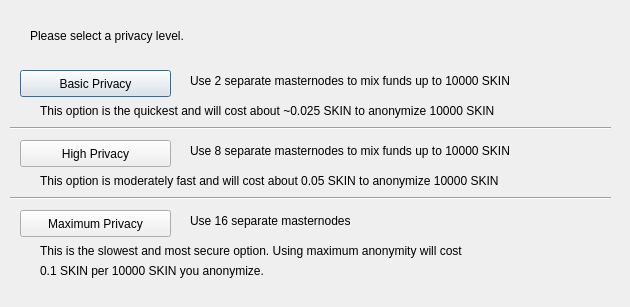
<?xml version="1.0" encoding="UTF-8"?>
<ui version="4.0">
 <class>ObfuscationConfig</class>
 <widget class="QDialog" name="ObfuscationConfig">
  <property name="geometry">
   <rect>
    <x>0</x>
    <y>0</y>
    <width>630</width>
    <height>307</height>
   </rect>
  </property>
  <property name="windowTitle">
   <string>Configure Obfuscation</string>
  </property>
  <widget class="QPushButton" name="buttonBasic">
   <property name="geometry">
    <rect>
     <x>20</x>
     <y>70</y>
     <width>151</width>
     <height>27</height>
    </rect>
   </property>
   <property name="text">
    <string>Basic Privacy</string>
   </property>
  </widget>
  <widget class="QPushButton" name="buttonHigh">
   <property name="geometry">
    <rect>
     <x>20</x>
     <y>140</y>
     <width>151</width>
     <height>27</height>
    </rect>
   </property>
   <property name="text">
    <string>High Privacy</string>
   </property>
  </widget>
  <widget class="QPushButton" name="buttonMax">
   <property name="geometry">
    <rect>
     <x>20</x>
     <y>210</y>
     <width>151</width>
     <height>27</height>
    </rect>
   </property>
   <property name="text">
    <string>Maximum Privacy</string>
   </property>
  </widget>
  <widget class="QLabel" name="label">
   <property name="geometry">
    <rect>
     <x>30</x>
     <y>20</y>
     <width>571</width>
     <height>31</height>
    </rect>
   </property>
   <property name="text">
    <string>Please select a privacy level.</string>
   </property>
  </widget>
  <widget class="QLabel" name="label_2">
   <property name="geometry">
    <rect>
     <x>190</x>
     <y>70</y>
     <width>421</width>
     <height>21</height>
    </rect>
   </property>
   <property name="text">
    <string>Use 2 separate masternodes to mix funds up to 10000 SKIN</string>
   </property>
  </widget>
  <widget class="QLabel" name="label_3">
   <property name="geometry">
    <rect>
     <x>190</x>
     <y>140</y>
     <width>411</width>
     <height>21</height>
    </rect>
   </property>
   <property name="text">
    <string>Use 8 separate masternodes to mix funds up to 10000 SKIN</string>
   </property>
  </widget>
  <widget class="QLabel" name="label_4">
   <property name="geometry">
    <rect>
     <x>190</x>
     <y>210</y>
     <width>421</width>
     <height>21</height>
    </rect>
   </property>
   <property name="text">
    <string>Use 16 separate masternodes</string>
   </property>
  </widget>
  <widget class="QLabel" name="label_6">
   <property name="geometry">
    <rect>
     <x>40</x>
     <y>100</y>
     <width>561</width>
     <height>21</height>
    </rect>
   </property>
   <property name="text">
    <string>This option is the quickest and will cost about ~0.025 SKIN to anonymize 10000 SKIN</string>
   </property>
  </widget>
  <widget class="QLabel" name="label_7">
   <property name="geometry">
    <rect>
     <x>40</x>
     <y>170</y>
     <width>561</width>
     <height>21</height>
    </rect>
   </property>
   <property name="text">
    <string>This option is moderately fast and will cost about 0.05 SKIN to anonymize 10000 SKIN</string>
   </property>
  </widget>
  <widget class="QLabel" name="label_8">
   <property name="geometry">
    <rect>
     <x>40</x>
     <y>240</y>
     <width>561</width>
     <height>21</height>
    </rect>
   </property>
   <property name="text">
    <string>This is the slowest and most secure option. Using maximum anonymity will cost</string>
   </property>
  </widget>
  <widget class="QLabel" name="label_9">
   <property name="geometry">
    <rect>
     <x>40</x>
     <y>260</y>
     <width>561</width>
     <height>21</height>
    </rect>
   </property>
   <property name="text">
    <string>0.1 SKIN per 10000 SKIN you anonymize.</string>
   </property>
  </widget>
  <widget class="Line" name="line">
   <property name="geometry">
    <rect>
     <x>10</x>
     <y>120</y>
     <width>601</width>
     <height>16</height>
    </rect>
   </property>
   <property name="orientation">
    <enum>Qt::Horizontal</enum>
   </property>
  </widget>
  <widget class="Line" name="line_2">
   <property name="geometry">
    <rect>
     <x>10</x>
     <y>190</y>
     <width>601</width>
     <height>16</height>
    </rect>
   </property>
   <property name="orientation">
    <enum>Qt::Horizontal</enum>
   </property>
  </widget>
 </widget>
 <resources/>
 <connections/>
</ui>
